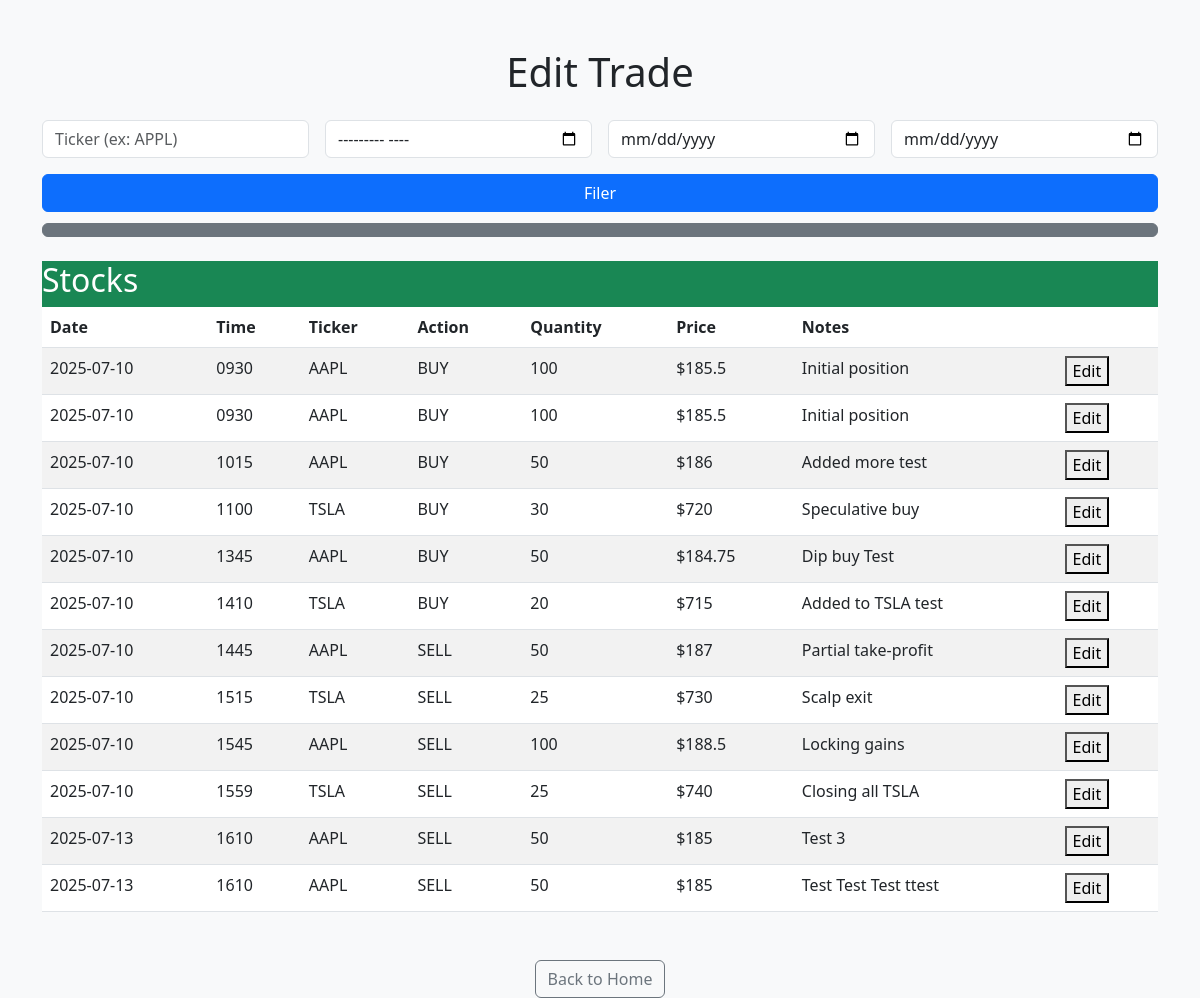
The page /edit_trade (signed in) on the database its author committed.
### tables this page shows
CREATE TABLE "stocks" (
	"id"	INTEGER UNIQUE,
	"date"	DATE NOT NULL,
	"time"	TEXT NOT NULL,
	"ticker"	VARCHAR(10) NOT NULL,
	"action"	VARCHAR(10) NOT NULL,
	"quantity"	INT NOT NULL,
	"price"	DECIMAL(10, 2) NOT NULL,
	"notes"	TEXT, user_id INTEGER,
	PRIMARY KEY("id" AUTOINCREMENT)
);

### app.py (the view, shortened to what this page needs)
@app.route('/edit_trade', methods=['GET', 'POST'])
@login_required
def edit_trade():
    user_id = session['user_id']
    error = request.args.get('message')
    """Edit a stock entry from the database."""
    ticker = request.args.get('ticker')
    month = request.args.get('month')
    start_date = request.args.get('start_date')
    end_date = request.args.get('end_date')
    stocks = fetch_trades(ticker, month, start_date, end_date, user_id)
    return render_template('edit_trade.html', stocks=stocks, error=error if 'error' in locals() else None)

### app.py (called while the page is built)
def login_required(f):
    @wraps(f)
    def wrap(*args, **kwargs):
        if 'user_id' in session:
            return f(*args, **kwargs)
        else:
            flash("Please login first.", "warning")
            return redirect('/login')
    return wrap

### logic/gain_loss.py (called while the page is built)
def fetch_trades(ticker=None, month=None, start_date=None, end_date=None, user_id=None):
    conn = sqlite3.connect('database.db')
    conn.row_factory = sqlite3.Row
    cursor = conn.cursor()
    query = 'SELECT * FROM stocks WHERE 1=1'
    params = []
    if ticker:
        query += ' AND ticker = ?'
        params.append(ticker)
    if month:
        query += ' AND strftime("%Y-%m", date) = ?'
        params.append(month)
    if start_date:
        query += ' AND date >= ?'
        params.append(datetime.strptime(start_date, '%Y-%m-%d').date())
    if end_date:
        query += ' AND date <= ?'
        params.append(datetime.strptime(end_date, '%Y-%m-%d').date())
    query += ' AND user_id = ?'
    params.append(user_id)
    query += ' ORDER BY date ASC'
    cursor.execute(query, params)
    rows = cursor.fetchall()
    conn.close()
    return [dict(row) for row in rows]

### templates/edit_trade.html (shortened to what this page needs)
<!DOCTYPE html>
<html lang="en">
<head>
	<link href="https://cdn.jsdelivr.net/npm/bootstrap@5.3.0/dist/css/bootstrap.min.css" rel="stylesheet">
</head>
<body class="bg-light">
	<div class="container mt-5">
        <h1 class="text-center mb-4">Edit Trade</h1>
		<form method="GET" action="/edit_trade" class="row g-3 mb-4">
			<div class="col-md-3">
				<input type="text" name="ticker" class="form-control" placeholder="Ticker (ex: APPL)"/>
			</div>
			<div class="col-md-3">
				<input type="month" name="month" class="form-control" placeholder=""/>
			</div>
			<div class="col-md-3">
				<input type="date" name="start_date" class="form-control" placeholder=""/>
			</div>
			<div class="col-md-3">
				<input type="date" name="end_date" class="form-control" placeholder="End"/>
			</div>
			<div class="col-md-12">
				<button type="submit" class="btn btn-primary w-100">Filer</button>
				<a href="/report" class="btn btn-secondary w-100 mt-2"></a>
			</div>
		</form>
		<div class="card-header bg-success text-white mb-5">
			<h2>Stocks</h2>
			<div class="card-body">
				{% if stocks %}
					<table class="table table-striped">
						<thead>
							<tr>
								<th>Date</th>
								<th>Time</th>
								<th>Ticker</th>
								<th>Action</th>
								<th>Quantity</th>
								<th>Price </th>
								<th>Notes</th>
                                <th></th>
							</tr>
						</thead>
						<tbody>
							{% for stock in stocks %}
								<tr>
									<td>{{ stock.date }}</td>
									<td>{{ stock.time }}</td>
									<td>{{ stock.ticker }}</td>
									<td>{{ stock.action }}</td>
									<td>{{ stock.quantity }}</td>
									<td>${{ stock.price }}</td>
									<td>{{ stock.notes }}</td>
                                    <td>
                                        <form action="{{ url_for('edit_trade') }}" method="POST" style="display:inline;">
                                            <button type="submit" onclick="return">Edit</button>
                                        </form>
                                    </td>
								</tr>
							{% endfor %}
						</tbody>
					</table>
				{% else %}
					<p class="text-center">No transactions found.</p>
				{% endif %}
			</div>
		</div>
		<div class="text-center mt-5">
			<a href="/" class="btn btn-outline-secondary">Back to Home</a>
		</div>
	</div>
</body>
</html>

### rows shown on the page
stocks: date "2025-07-10", time "0930", ticker "AAPL", action "BUY", quantity "100", price "185.5", notes "Initial position"
stocks: date "2025-07-10", time "0930", ticker "AAPL", action "BUY", quantity "100", price "185.5", notes "Initial position"
stocks: date "2025-07-10", time "1015", ticker "AAPL", action "BUY", quantity "50", price "186", notes "Added more test"
stocks: date "2025-07-10", time "1100", ticker "TSLA", action "BUY", quantity "30", price "720", notes "Speculative buy"
stocks: date "2025-07-10", time "1345", ticker "AAPL", action "BUY", quantity "50", price "184.75", notes "Dip buy Test"
stocks: date "2025-07-10", time "1410", ticker "TSLA", action "BUY", quantity "20", price "715", notes "Added to TSLA test"
stocks: date "2025-07-10", time "1445", ticker "AAPL", action "SELL", quantity "50", price "187", notes "Partial take-profit"
stocks: date "2025-07-10", time "1515", ticker "TSLA", action "SELL", quantity "25", price "730", notes "Scalp exit"
stocks: date "2025-07-10", time "1545", ticker "AAPL", action "SELL", quantity "100", price "188.5", notes "Locking gains"
stocks: date "2025-07-10", time "1559", ticker "TSLA", action "SELL", quantity "25", price "740", notes "Closing all TSLA"
stocks: date "2025-07-13", time "1610", ticker "AAPL", action "SELL", quantity "50", price "185", notes "Test 3"
stocks: date "2025-07-13", time "1610", ticker "AAPL", action "SELL", quantity "50", price "185", notes "Test Test Test ttest"
